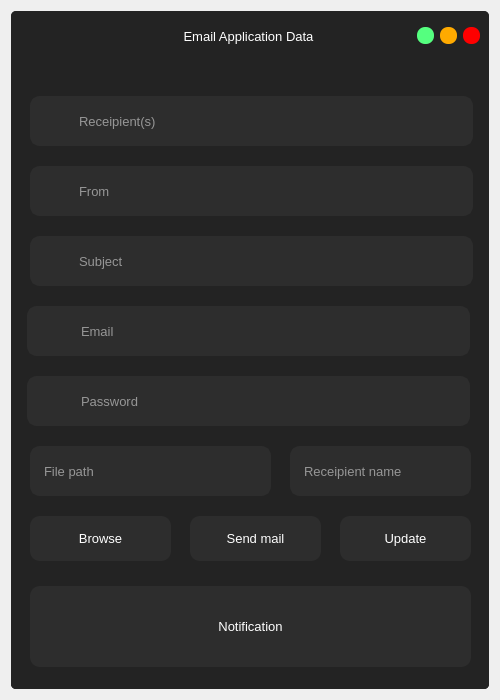
<?xml version="1.0" encoding="UTF-8"?>
<ui version="4.0">
 <class>Mail</class>
 <widget class="QDialog" name="Mail">
  <property name="geometry">
   <rect>
    <x>0</x>
    <y>0</y>
    <width>500</width>
    <height>700</height>
   </rect>
  </property>
  <property name="minimumSize">
   <size>
    <width>500</width>
    <height>700</height>
   </size>
  </property>
  <property name="maximumSize">
   <size>
    <width>500</width>
    <height>700</height>
   </size>
  </property>
  <property name="windowTitle">
   <string>Dialog</string>
  </property>
  <property name="styleSheet">
   <string notr="true">border-radius:5px;</string>
  </property>
  <layout class="QVBoxLayout" name="verticalLayout">
   <item>
    <widget class="QFrame" name="frame">
     <property name="styleSheet">
      <string notr="true">background-color: rgb(45, 45, 45);</string>
     </property>
     <property name="frameShape">
      <enum>QFrame::NoFrame</enum>
     </property>
     <property name="frameShadow">
      <enum>QFrame::Raised</enum>
     </property>
     <layout class="QVBoxLayout" name="verticalLayout_4">
      <property name="spacing">
       <number>0</number>
      </property>
      <property name="leftMargin">
       <number>0</number>
      </property>
      <property name="topMargin">
       <number>0</number>
      </property>
      <property name="rightMargin">
       <number>0</number>
      </property>
      <property name="bottomMargin">
       <number>0</number>
      </property>
      <item>
       <widget class="QFrame" name="frame_2">
        <property name="styleSheet">
         <string notr="true">QFrame{
	background-color: rgb(35, 35, 35);
	border-radius:5px;
}</string>
        </property>
        <property name="frameShape">
         <enum>QFrame::NoFrame</enum>
        </property>
        <property name="frameShadow">
         <enum>QFrame::Raised</enum>
        </property>
        <layout class="QVBoxLayout" name="verticalLayout_2">
         <property name="leftMargin">
          <number>0</number>
         </property>
         <property name="topMargin">
          <number>0</number>
         </property>
         <property name="rightMargin">
          <number>0</number>
         </property>
         <property name="bottomMargin">
          <number>0</number>
         </property>
         <item>
          <widget class="QFrame" name="frame_3">
           <property name="minimumSize">
            <size>
             <width>0</width>
             <height>40</height>
            </size>
           </property>
           <property name="maximumSize">
            <size>
             <width>16777215</width>
             <height>30</height>
            </size>
           </property>
           <property name="frameShape">
            <enum>QFrame::NoFrame</enum>
           </property>
           <property name="frameShadow">
            <enum>QFrame::Raised</enum>
           </property>
           <layout class="QHBoxLayout" name="horizontalLayout">
            <property name="topMargin">
             <number>0</number>
            </property>
            <property name="bottomMargin">
             <number>0</number>
            </property>
            <item>
             <widget class="QLabel" name="label">
              <property name="minimumSize">
               <size>
                <width>60</width>
                <height>0</height>
               </size>
              </property>
              <property name="maximumSize">
               <size>
                <width>60</width>
                <height>16777215</height>
               </size>
              </property>
              <property name="text">
               <string/>
              </property>
              <property name="pixmap">
               <pixmap resource="../resource/asset.qrc">:/icons/asset/mail.svg</pixmap>
              </property>
             </widget>
            </item>
            <item>
             <widget class="QLabel" name="label_2">
              <property name="font">
               <font>
                <family>Arial</family>
                <pointsize>10</pointsize>
               </font>
              </property>
              <property name="styleSheet">
               <string notr="true">QLabel{
	color: rgb(255, 255, 255);
}</string>
              </property>
              <property name="text">
               <string>Email Application Data</string>
              </property>
              <property name="alignment">
               <set>Qt::AlignCenter</set>
              </property>
             </widget>
            </item>
            <item>
             <widget class="QPushButton" name="btn_minimize">
              <property name="minimumSize">
               <size>
                <width>16</width>
                <height>16</height>
               </size>
              </property>
              <property name="maximumSize">
               <size>
                <width>17</width>
                <height>17</height>
               </size>
              </property>
              <property name="styleSheet">
               <string notr="true">QPushButton{
	background-color: rgb(85, 255, 127);
	border:none;
	border-radius: 8px;
}

QPushButton:hover{	
	background-color: rgba(85, 255, 127,150);
	
}</string>
              </property>
              <property name="text">
               <string/>
              </property>
             </widget>
            </item>
            <item>
             <widget class="QPushButton" name="btn_maximize">
              <property name="minimumSize">
               <size>
                <width>16</width>
                <height>16</height>
               </size>
              </property>
              <property name="maximumSize">
               <size>
                <width>17</width>
                <height>17</height>
               </size>
              </property>
              <property name="styleSheet">
               <string notr="true">QPushButton{
	
	background-color: rgb(255, 170, 0);
	border:none;
	border-radius: 8px;
}

QPushButton:hover{	
	background-color: rgba(255, 170, 0,150);
	
}</string>
              </property>
              <property name="text">
               <string/>
              </property>
             </widget>
            </item>
            <item>
             <widget class="QPushButton" name="btn_close">
              <property name="minimumSize">
               <size>
                <width>16</width>
                <height>16</height>
               </size>
              </property>
              <property name="maximumSize">
               <size>
                <width>17</width>
                <height>17</height>
               </size>
              </property>
              <property name="styleSheet">
               <string notr="true">QPushButton{
	background-color: rgb(255, 0, 0);
	border:none;
	border-radius: 8px;
}

QPushButton:hover{	
	background-color: rgba(255, 0, 0,150);
	
}</string>
              </property>
              <property name="text">
               <string/>
              </property>
             </widget>
            </item>
           </layout>
          </widget>
         </item>
         <item>
          <widget class="QFrame" name="frame_4">
           <property name="sizePolicy">
            <sizepolicy hsizetype="Fixed" vsizetype="Fixed">
             <horstretch>0</horstretch>
             <verstretch>0</verstretch>
            </sizepolicy>
           </property>
           <property name="maximumSize">
            <size>
             <width>482</width>
             <height>636</height>
            </size>
           </property>
           <property name="frameShape">
            <enum>QFrame::NoFrame</enum>
           </property>
           <property name="frameShadow">
            <enum>QFrame::Raised</enum>
           </property>
           <layout class="QVBoxLayout" name="verticalLayout_3">
            <item>
             <widget class="QFrame" name="frame_5">
              <property name="sizePolicy">
               <sizepolicy hsizetype="Fixed" vsizetype="Fixed">
                <horstretch>0</horstretch>
                <verstretch>0</verstretch>
               </sizepolicy>
              </property>
              <property name="maximumSize">
               <size>
                <width>464</width>
                <height>618</height>
               </size>
              </property>
              <property name="frameShape">
               <enum>QFrame::StyledPanel</enum>
              </property>
              <property name="frameShadow">
               <enum>QFrame::Raised</enum>
              </property>
              <widget class="QLabel" name="label_44">
               <property name="geometry">
                <rect>
                 <x>20</x>
                 <y>40</y>
                 <width>31</width>
                 <height>31</height>
                </rect>
               </property>
               <property name="styleSheet">
                <string notr="true">background-color: rgb(45, 45, 45);</string>
               </property>
               <property name="text">
                <string/>
               </property>
               <property name="pixmap">
                <pixmap resource="../resource/asset.qrc">:/icons/asset/mail.svg</pixmap>
               </property>
              </widget>
              <widget class="QLabel" name="label_36">
               <property name="geometry">
                <rect>
                 <x>20</x>
                 <y>110</y>
                 <width>31</width>
                 <height>31</height>
                </rect>
               </property>
               <property name="styleSheet">
                <string notr="true">background-color: rgb(45, 45, 45);</string>
               </property>
               <property name="text">
                <string/>
               </property>
               <property name="pixmap">
                <pixmap resource="../resource/asset.qrc">:/icons/asset/user.svg</pixmap>
               </property>
              </widget>
              <widget class="QLineEdit" name="email_subject">
               <property name="geometry">
                <rect>
                 <x>10</x>
                 <y>170</y>
                 <width>443</width>
                 <height>50</height>
                </rect>
               </property>
               <property name="minimumSize">
                <size>
                 <width>443</width>
                 <height>50</height>
                </size>
               </property>
               <property name="maximumSize">
                <size>
                 <width>443</width>
                 <height>45</height>
                </size>
               </property>
               <property name="font">
                <font>
                 <pointsize>10</pointsize>
                </font>
               </property>
               <property name="styleSheet">
                <string notr="true">QLineEdit{
	color: rgb(255, 255, 255);
	border: 2px solid  rgb(45, 45, 45);
	border-radius:10px;
	padding-left: 45px;
}

QLineEdit:hover{
	border:2px solid rgb(35, 35, 35);
}

QLineEdit:focus{
	border:2px solid rgb(255, 255, 255);
}</string>
               </property>
               <property name="placeholderText">
                <string>Subject</string>
               </property>
               <property name="clearButtonEnabled">
                <bool>true</bool>
               </property>
              </widget>
              <widget class="QLineEdit" name="sender_password">
               <property name="geometry">
                <rect>
                 <x>7</x>
                 <y>310</y>
                 <width>443</width>
                 <height>50</height>
                </rect>
               </property>
               <property name="minimumSize">
                <size>
                 <width>443</width>
                 <height>50</height>
                </size>
               </property>
               <property name="maximumSize">
                <size>
                 <width>443</width>
                 <height>50</height>
                </size>
               </property>
               <property name="font">
                <font>
                 <pointsize>10</pointsize>
                </font>
               </property>
               <property name="styleSheet">
                <string notr="true">QLineEdit{
	color: rgb(255, 255, 255);
	border: 2px solid  rgb(45, 45, 45);
	border-radius:10px;
	padding-left: 50px;
}

QLineEdit:hover{
	border:2px solid rgb(35, 35, 35);
}

QLineEdit:focus{
	border:2px solid rgb(255, 255, 255);
}</string>
               </property>
               <property name="echoMode">
                <enum>QLineEdit::Password</enum>
               </property>
               <property name="placeholderText">
                <string>Password</string>
               </property>
               <property name="clearButtonEnabled">
                <bool>true</bool>
               </property>
              </widget>
              <widget class="QLineEdit" name="rep_name">
               <property name="geometry">
                <rect>
                 <x>270</x>
                 <y>380</y>
                 <width>181</width>
                 <height>50</height>
                </rect>
               </property>
               <property name="minimumSize">
                <size>
                 <width>0</width>
                 <height>50</height>
                </size>
               </property>
               <property name="maximumSize">
                <size>
                 <width>181</width>
                 <height>45</height>
                </size>
               </property>
               <property name="font">
                <font>
                 <pointsize>10</pointsize>
                </font>
               </property>
               <property name="styleSheet">
                <string notr="true">QLineEdit{
	color: rgb(255, 255, 255);
	border: 2px solid  rgb(45, 45, 45);
	border-radius:10px;
	padding-left: 10px;
}

QLineEdit:hover{
	border:2px solid rgb(35, 35, 35);
}

QLineEdit:focus{
	border:2px solid rgb(255, 255, 255);
}</string>
               </property>
               <property name="placeholderText">
                <string>Receipient name</string>
               </property>
               <property name="clearButtonEnabled">
                <bool>true</bool>
               </property>
              </widget>
              <widget class="QLabel" name="label_notification">
               <property name="geometry">
                <rect>
                 <x>10</x>
                 <y>520</y>
                 <width>441</width>
                 <height>81</height>
                </rect>
               </property>
               <property name="maximumSize">
                <size>
                 <width>441</width>
                 <height>81</height>
                </size>
               </property>
               <property name="font">
                <font>
                 <family>MS Shell Dlg 2</family>
                 <pointsize>10</pointsize>
                 <weight>50</weight>
                 <bold>false</bold>
                </font>
               </property>
               <property name="styleSheet">
                <string notr="true">QLabel{
	color: rgb(255, 255, 255);
	background-color: rgb(45, 45, 45);
	border-radius: 10px;
}</string>
               </property>
               <property name="text">
                <string>Notification</string>
               </property>
               <property name="alignment">
                <set>Qt::AlignCenter</set>
               </property>
               <property name="wordWrap">
                <bool>true</bool>
               </property>
              </widget>
              <widget class="QLabel" name="label_38">
               <property name="geometry">
                <rect>
                 <x>20</x>
                 <y>180</y>
                 <width>31</width>
                 <height>31</height>
                </rect>
               </property>
               <property name="styleSheet">
                <string notr="true">background-color: rgb(45, 45, 45);</string>
               </property>
               <property name="text">
                <string/>
               </property>
               <property name="pixmap">
                <pixmap resource="../resource/asset.qrc">:/icons/asset/edit-3.svg</pixmap>
               </property>
              </widget>
              <widget class="QPushButton" name="btn_send_mail">
               <property name="geometry">
                <rect>
                 <x>170</x>
                 <y>450</y>
                 <width>131</width>
                 <height>45</height>
                </rect>
               </property>
               <property name="minimumSize">
                <size>
                 <width>0</width>
                 <height>45</height>
                </size>
               </property>
               <property name="maximumSize">
                <size>
                 <width>131</width>
                 <height>45</height>
                </size>
               </property>
               <property name="font">
                <font>
                 <pointsize>10</pointsize>
                </font>
               </property>
               <property name="styleSheet">
                <string notr="true">QPushButton{
	color: rgb(255, 255, 255);
	background-color: rgb(45, 45, 45);
	border:none;
	border-radius: 10px;
}

QPushButton:hover{
	border-radius: 15px;
}

QPushButton:pressed{
	border: 2px solid rgb(255,255,255);	
}</string>
               </property>
               <property name="text">
                <string>Send mail</string>
               </property>
               <property name="icon">
                <iconset resource="../resource/asset.qrc">
                 <normaloff>:/icons/asset/send.svg</normaloff>:/icons/asset/send.svg</iconset>
               </property>
               <property name="iconSize">
                <size>
                 <width>30</width>
                 <height>30</height>
                </size>
               </property>
               <property name="flat">
                <bool>true</bool>
               </property>
              </widget>
              <widget class="QPushButton" name="btn_browse_reg">
               <property name="geometry">
                <rect>
                 <x>10</x>
                 <y>450</y>
                 <width>141</width>
                 <height>45</height>
                </rect>
               </property>
               <property name="minimumSize">
                <size>
                 <width>0</width>
                 <height>45</height>
                </size>
               </property>
               <property name="maximumSize">
                <size>
                 <width>141</width>
                 <height>45</height>
                </size>
               </property>
               <property name="font">
                <font>
                 <pointsize>10</pointsize>
                </font>
               </property>
               <property name="styleSheet">
                <string notr="true">QPushButton{
	color: rgb(255, 255, 255);
	background-color: rgb(45, 45, 45);
	border:none;
	border-radius: 10px;
}

QPushButton:hover{
	border-radius: 15px;
}

QPushButton:pressed{
	border: 2px solid rgb(255,255,255);	
}</string>
               </property>
               <property name="text">
                <string>Browse</string>
               </property>
               <property name="icon">
                <iconset resource="../resource/asset.qrc">
                 <normaloff>:/icons/asset/upload.svg</normaloff>:/icons/asset/upload.svg</iconset>
               </property>
               <property name="iconSize">
                <size>
                 <width>30</width>
                 <height>30</height>
                </size>
               </property>
               <property name="flat">
                <bool>true</bool>
               </property>
              </widget>
              <widget class="QPushButton" name="btn_update_mail_details">
               <property name="geometry">
                <rect>
                 <x>320</x>
                 <y>450</y>
                 <width>131</width>
                 <height>45</height>
                </rect>
               </property>
               <property name="minimumSize">
                <size>
                 <width>0</width>
                 <height>45</height>
                </size>
               </property>
               <property name="maximumSize">
                <size>
                 <width>131</width>
                 <height>45</height>
                </size>
               </property>
               <property name="font">
                <font>
                 <pointsize>10</pointsize>
                </font>
               </property>
               <property name="styleSheet">
                <string notr="true">QPushButton{
	color: rgb(255, 255, 255);
	background-color: rgb(45, 45, 45);
	border:none;
	border-radius: 10px;
}

QPushButton:hover{
	border-radius: 15px;
}

QPushButton:pressed{
	border: 2px solid rgb(255,255,255);	
}</string>
               </property>
               <property name="text">
                <string>Update</string>
               </property>
               <property name="icon">
                <iconset resource="../resource/asset.qrc">
                 <normaloff>:/icons/asset/repeat.svg</normaloff>:/icons/asset/repeat.svg</iconset>
               </property>
               <property name="iconSize">
                <size>
                 <width>30</width>
                 <height>30</height>
                </size>
               </property>
               <property name="flat">
                <bool>true</bool>
               </property>
              </widget>
              <widget class="QLineEdit" name="email_sender">
               <property name="geometry">
                <rect>
                 <x>7</x>
                 <y>240</y>
                 <width>443</width>
                 <height>50</height>
                </rect>
               </property>
               <property name="minimumSize">
                <size>
                 <width>443</width>
                 <height>50</height>
                </size>
               </property>
               <property name="maximumSize">
                <size>
                 <width>443</width>
                 <height>50</height>
                </size>
               </property>
               <property name="font">
                <font>
                 <pointsize>10</pointsize>
                </font>
               </property>
               <property name="styleSheet">
                <string notr="true">QLineEdit{
	color: rgb(255, 255, 255);
	border: 2px solid  rgb(45, 45, 45);
	border-radius:10px;
	padding-left: 50px;
}

QLineEdit:hover{
	border:2px solid rgb(35, 35, 35);
}

QLineEdit:focus{
	border:2px solid rgb(255, 255, 255);
}</string>
               </property>
               <property name="placeholderText">
                <string>Email</string>
               </property>
               <property name="clearButtonEnabled">
                <bool>true</bool>
               </property>
              </widget>
              <widget class="QLineEdit" name="image_file_reg">
               <property name="geometry">
                <rect>
                 <x>10</x>
                 <y>380</y>
                 <width>241</width>
                 <height>50</height>
                </rect>
               </property>
               <property name="minimumSize">
                <size>
                 <width>0</width>
                 <height>50</height>
                </size>
               </property>
               <property name="maximumSize">
                <size>
                 <width>241</width>
                 <height>50</height>
                </size>
               </property>
               <property name="font">
                <font>
                 <pointsize>10</pointsize>
                </font>
               </property>
               <property name="styleSheet">
                <string notr="true">QLineEdit{
	color: rgb(255, 255, 255);
	border: 2px solid  rgb(45, 45, 45);
	border-radius:10px;
	padding-left: 10px;
}

QLineEdit:hover{
	border:2px solid rgb(35, 35, 35);
}

QLineEdit:focus{
	border:2px solid rgb(255, 255, 255);
}</string>
               </property>
               <property name="placeholderText">
                <string>File path</string>
               </property>
               <property name="clearButtonEnabled">
                <bool>true</bool>
               </property>
              </widget>
              <widget class="QLabel" name="label_39">
               <property name="geometry">
                <rect>
                 <x>20</x>
                 <y>250</y>
                 <width>31</width>
                 <height>31</height>
                </rect>
               </property>
               <property name="styleSheet">
                <string notr="true">background-color: rgb(45, 45, 45);</string>
               </property>
               <property name="text">
                <string/>
               </property>
               <property name="pixmap">
                <pixmap resource="../resource/asset.qrc">:/icons/asset/mail.svg</pixmap>
               </property>
              </widget>
              <widget class="QLabel" name="label_37">
               <property name="geometry">
                <rect>
                 <x>20</x>
                 <y>320</y>
                 <width>31</width>
                 <height>31</height>
                </rect>
               </property>
               <property name="styleSheet">
                <string notr="true">background-color: rgb(45, 45, 45);</string>
               </property>
               <property name="text">
                <string/>
               </property>
               <property name="pixmap">
                <pixmap resource="../resource/asset.qrc">:/icons/asset/lock.svg</pixmap>
               </property>
              </widget>
              <widget class="QLineEdit" name="email_from">
               <property name="geometry">
                <rect>
                 <x>10</x>
                 <y>100</y>
                 <width>443</width>
                 <height>50</height>
                </rect>
               </property>
               <property name="sizePolicy">
                <sizepolicy hsizetype="Ignored" vsizetype="Fixed">
                 <horstretch>0</horstretch>
                 <verstretch>0</verstretch>
                </sizepolicy>
               </property>
               <property name="minimumSize">
                <size>
                 <width>443</width>
                 <height>50</height>
                </size>
               </property>
               <property name="maximumSize">
                <size>
                 <width>443</width>
                 <height>45</height>
                </size>
               </property>
               <property name="font">
                <font>
                 <pointsize>10</pointsize>
                </font>
               </property>
               <property name="styleSheet">
                <string notr="true">QLineEdit{
	color: rgb(255, 255, 255);
	border: 2px solid  rgb(45, 45, 45);
	border-radius:10px;
	padding-left: 45px;
}

QLineEdit:hover{
	border:2px solid rgb(35, 35, 35);
}

QLineEdit:focus{
	border:2px solid rgb(255, 255, 255);
}</string>
               </property>
               <property name="placeholderText">
                <string>From</string>
               </property>
               <property name="clearButtonEnabled">
                <bool>true</bool>
               </property>
              </widget>
              <widget class="QLineEdit" name="reg_email">
               <property name="geometry">
                <rect>
                 <x>10</x>
                 <y>30</y>
                 <width>443</width>
                 <height>50</height>
                </rect>
               </property>
               <property name="sizePolicy">
                <sizepolicy hsizetype="Ignored" vsizetype="Fixed">
                 <horstretch>0</horstretch>
                 <verstretch>0</verstretch>
                </sizepolicy>
               </property>
               <property name="minimumSize">
                <size>
                 <width>443</width>
                 <height>50</height>
                </size>
               </property>
               <property name="maximumSize">
                <size>
                 <width>443</width>
                 <height>45</height>
                </size>
               </property>
               <property name="font">
                <font>
                 <pointsize>10</pointsize>
                </font>
               </property>
               <property name="styleSheet">
                <string notr="true">QLineEdit{
	color: rgb(255, 255, 255);
	border: 2px solid  rgb(45, 45, 45);
	border-radius:10px;
	padding-left: 45px;
}

QLineEdit:hover{
	border:2px solid rgb(35, 35, 35);
}

QLineEdit:focus{
	border:2px solid rgb(255, 255, 255);
}</string>
               </property>
               <property name="placeholderText">
                <string>Receipient(s) </string>
               </property>
               <property name="clearButtonEnabled">
                <bool>true</bool>
               </property>
              </widget>
              <zorder>reg_email</zorder>
              <zorder>email_from</zorder>
              <zorder>label_44</zorder>
              <zorder>label_36</zorder>
              <zorder>email_subject</zorder>
              <zorder>sender_password</zorder>
              <zorder>rep_name</zorder>
              <zorder>label_notification</zorder>
              <zorder>label_38</zorder>
              <zorder>btn_send_mail</zorder>
              <zorder>btn_browse_reg</zorder>
              <zorder>btn_update_mail_details</zorder>
              <zorder>email_sender</zorder>
              <zorder>image_file_reg</zorder>
              <zorder>label_39</zorder>
              <zorder>label_37</zorder>
             </widget>
            </item>
           </layout>
          </widget>
         </item>
        </layout>
       </widget>
      </item>
     </layout>
    </widget>
   </item>
  </layout>
 </widget>
 <resources>
  <include location="../resource/asset.qrc"/>
 </resources>
 <connections/>
</ui>
